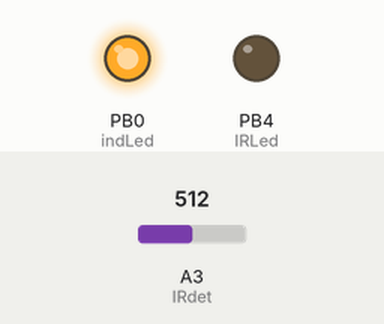
Bench run of a sketch on a simulated ATtiny85, built with avr-gcc and run on an emulated ATtiny85. Shown: output pins drawn as LEDs (lit = HIGH). The inputs (shaded band) are chosen by the test bench; at power-on: A3 (IRdet) = 512.

Above: at 0.05 s.
Timing chart, 0 to 3.0 s (numbered marks = the images above):
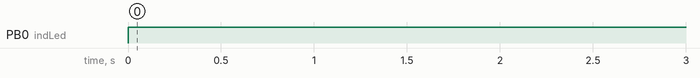

Measured:
- by itself, PB0 (indLed): LOW → HIGH at 0.00 s

The sketch:

IR_Differential-Detector.ino
```cpp
/*======================================================================================
IR Differential Detection - IR_DET_85V4-BEAM,  For ATTINY85 - F.Miller 08/15/20
  Version 4 - Reversed Output - ON if NO detect (ie beam interupted), OFF if IR detected
========================================================================================
This code removes ambience noise from sensor data by comparing received IR with and
without the IR LED on, making the circuit more sensative.  This provides
detection in very higher ambient light, sun, etc. The active circuit uses a 4N35 Optical Coupler to issolate sensing
circuit (powered by 6VAC BUS)
------------------------ Connections ------------------------------------------
The IR Detector and IR LED are LTR-301 LTE-302 units.
IR LED connected to Digital pin: D4 thru 470 ohms
IR diode connected to analog input: A3 and also to
    +5 thru 10K ohms
Indicator LED connected from D0 and in series with a 1K resistor and the 4N35 optocoupler
=========================================================================================*/
int a,b,c;                        //used for analog readings and calculations
#define IRLed 4                   //chip 3, Digital 4
#define IRdet A3                  //chip 2, Analog 3   (NOTE-earlier version used A1
#define indLed 0                  //chip 5, Digital 0

void setup() {
  pinMode(indLed,OUTPUT);         // led as indicator output
  pinMode(IRLed,OUTPUT);
}

void loop() {
  digitalWrite(IRLed,HIGH);       //Turning ON IR LED
  delay(1);                       //Microseconds(500);  //wait
  a=analogRead(IRdet);            //take reading from photodiode(pin A3) :noise+signal
  digitalWrite(IRLed,LOW);        //turn Off IR LED
  delay(1); //Microseconds(500);  //short wait
  b=analogRead(IRdet);            // again take reading from photodiode :noise
  c = abs(b - a);                 //taking differnce:[ (noise+signal)-(noise)] just signal

  if (c <= 50) {                  // 5 most sensitive, 50 least sensitive but works fine
    digitalWrite(indLed, HIGH);   // Turn on the LED
  }else{
    digitalWrite(indLed, LOW);    // Turn off the LED
    delay(100);                   //leave ON for a pulse  (3 sec may be useful at times)
  }
  delay(100);
}
```
